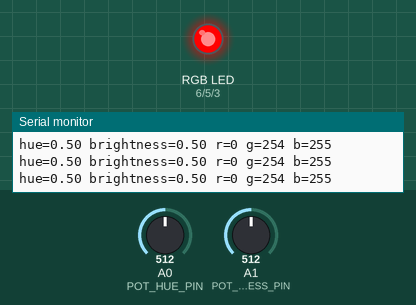
Simulated run of this sketch. Board: Arduino Uno, built with avr-gcc and run on an emulated ATmega328P. On the bench: an RGB LED mixed from three pins (HIGH = lit), the last lines printed to the serial monitor. Inputs (shaded band) come from the test bench; at power-on: A0 (POT_HUE_PIN) = 512, A1 (POT_BRIGHTNESS_PIN) = 512.

Above: at 1.2 s.
1.3 s: A0 (POT_HUE_PIN) set to 604
At 2.0 s:
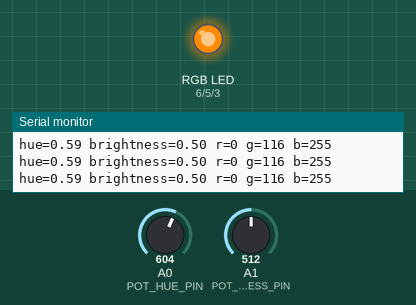
2.8 s: A0 (POT_HUE_PIN) set to 623
At 3.8 s:
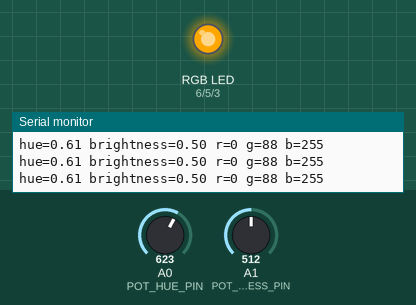
5.8 s: A1 (POT_BRIGHTNESS_PIN) set to 544
At 6.8 s:
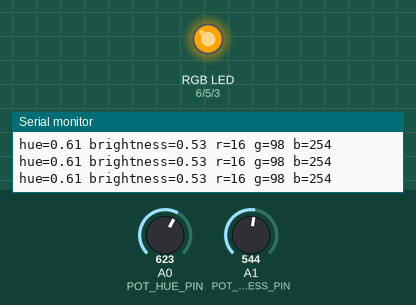
7.3 s: A1 (POT_BRIGHTNESS_PIN) set to 306
At 7.7 s:
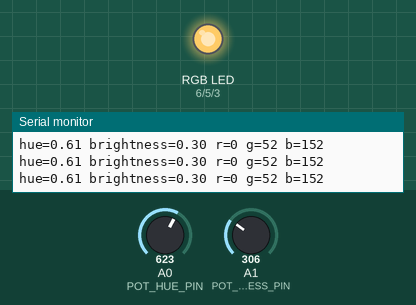
8.8 s: A0 (POT_HUE_PIN) set to 580
At 9.8 s:
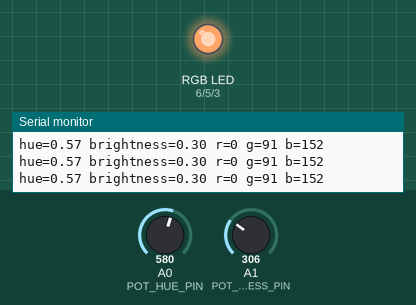
10.3 s: A0 (POT_HUE_PIN) set to 563
At 10.7 s:
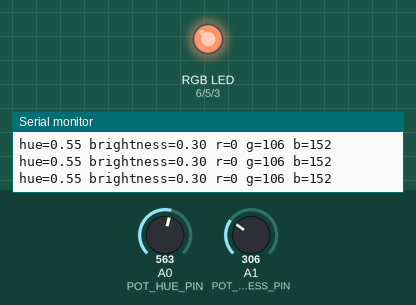
Timing chart, 0 to 13.3 s (numbered marks = the images above; inputs shaded):
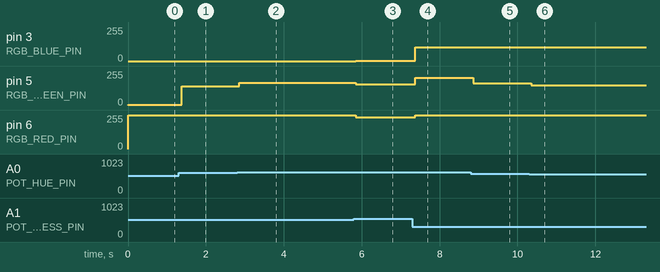

The sketch:

TrimpotRGBColorAndBrightness.ino
```cpp
/*
 * This example reads in potentiometers from A0 and A1 to set the color and brightness
 * of an RGB LED. See also FadeHSL for another example using the HSL color space.
 *
 * Uses an RGB to HSL and HSL to RGB conversion library from here:
 *   https://github.com/ratkins/RGBConverter
 *
 * By Jon Froehlich
 * @jonfroehlich
 * http://makeabilitylab.io
 *
 * Adapted from https://learn.adafruit.com/adafruit-arduino-lesson-3-rgb-leds?view=all
 */

#include "src/RGBConverter/RGBConverter.h"
//#include "RGBConverter.h"

// Change this to false if you are working with a common cathode RGB LED
// We purchased Common Anode RGB LEDs for class: https://www.adafruit.com/product/159
const boolean COMMON_ANODE = true;

const int RGB_RED_PIN = 6;
const int RGB_GREEN_PIN  = 5;
const int RGB_BLUE_PIN  = 3;
const int POT_HUE_PIN = A0;
const int POT_BRIGHTNESS_PIN = A1;
const int INTERVAL = 10; // interval in ms between incrementing hues

RGBConverter _rgbConverter;

void setup() {
  // Set the RGB pins to output
  pinMode(RGB_RED_PIN, OUTPUT);
  pinMode(RGB_GREEN_PIN, OUTPUT);
  pinMode(RGB_BLUE_PIN, OUTPUT);

  // Turn on Serial so we can verify expected colors via Serial Monitor
  Serial.begin(9600);
}

void loop() {

  // read the potentiometers
  int potHueVal = analogRead(POT_HUE_PIN);
  int potBrightnessVal = analogRead(POT_BRIGHTNESS_PIN);

  // convert potentiometer value to a fraction between 0 and 1 where
  // 1 is brightest (1023 is the maximum analog input value).
  float hue = potHueVal / 1023.0;
  float brightness = potBrightnessVal / 1023.0;

  byte rgb[3];
  _rgbConverter.hslToRgb(hue,1.0,brightness,rgb);

  Serial.print("hue=");
  Serial.print(hue);
  Serial.print(" brightness=");
  Serial.print(brightness);
  Serial.print(" r=");
  Serial.print(rgb[0]);
  Serial.print(" g=");
  Serial.print(rgb[1]);
  Serial.print(" b=");
  Serial.println(rgb[2]);

  setColor(rgb[0], rgb[1], rgb[2]);

  delay(INTERVAL);
}

/**
 * setColor takes in values between 0 - 255 for the amount of red, green, and blue, respectively
 * where 255 is the maximum amount of that color and 0 is none of that color. You can illuminate
 * all colors by intermixing different combinations of red, green, and blue.
 *
 * This function is based on https://gist.github.com/jamesotron/766994
 *
 */
void setColor(int red, int green, int blue)
{
  // If a common anode LED, invert values
  if(COMMON_ANODE == true){
    red = 255 - red;
    green = 255 - green;
    blue = 255 - blue;
  }
  analogWrite(RGB_RED_PIN, red);
  analogWrite(RGB_GREEN_PIN, green);
  analogWrite(RGB_BLUE_PIN, blue);
}
```

RGBConverter.cpp
```cpp
/*
 * RGBConverter.h - Arduino library for converting between RGB, HSV and HSL
 *
 * Ported from the Javascript at http://mjijackson.com/2008/02/rgb-to-hsl-and-rgb-to-hsv-color-model-conversion-algorithms-in-javascript
 * The hard work was Michael's, all the bugs are mine.
 *
 * Robert Atkins, December 2010 (ratkins_at_fastmail_dot_fm).
 *
 * https://github.com/ratkins/RGBConverter
 *
 */
#include "RGBConverter.h"

/**
 * Converts an RGB color value to HSL. Conversion formula
 * adapted from http://en.wikipedia.org/wiki/HSL_color_space.
 * Assumes r, g, and b are contained in the set [0, 255] and
 * returns h, s, and l in the set [0, 1].
 *
 * @param   Number  r       The red color value
 * @param   Number  g       The green color value
 * @param   Number  b       The blue color value
 * @return  Array           The HSL representation
 */
void RGBConverter::rgbToHsl(byte r, byte g, byte b, double hsl[]) {
    double rd = (double) r/255;
    double gd = (double) g/255;
    double bd = (double) b/255;
    double max = threeway_max(rd, gd, bd);
    double min = threeway_min(rd, gd, bd);
    double h, s, l = (max + min) / 2;

    if (max == min) {
        h = s = 0; // achromatic
    } else {
        double d = max - min;
        s = l > 0.5 ? d / (2 - max - min) : d / (max + min);
        if (max == rd) {
            h = (gd - bd) / d + (gd < bd ? 6 : 0);
        } else if (max == gd) {
            h = (bd - rd) / d + 2;
        } else if (max == bd) {
            h = (rd - gd) / d + 4;
        }
        h /= 6;
    }
    hsl[0] = h;
    hsl[1] = s;
    hsl[2] = l;
}

/**
 * Converts an HSL color value to RGB. Conversion formula
 * adapted from http://en.wikipedia.org/wiki/HSL_color_space.
 * Assumes h, s, and l are contained in the set [0, 1] and
 * returns r, g, and b in the set [0, 255].
 *
 * @param   Number  h       The hue
 * @param   Number  s       The saturation
 * @param   Number  l       The lightness
 * @return  Array           The RGB representation
 */
void RGBConverter::hslToRgb(double h, double s, double l, byte rgb[]) {
    double r, g, b;

    if (s == 0) {
        r = g = b = l; // achromatic
    } else {
        double q = l < 0.5 ? l * (1 + s) : l + s - l * s;
        double p = 2 * l - q;
        r = RGBConverter::hue2rgb(p, q, h + 1/3.0);
        g = RGBConverter::hue2rgb(p, q, h);
        b = RGBConverter::hue2rgb(p, q, h - 1/3.0);
    }

    rgb[0] = r * 255;
    rgb[1] = g * 255;
    rgb[2] = b * 255;
}

/**
 * Converts an RGB color value to HSV. Conversion formula
 * adapted from http://en.wikipedia.org/wiki/HSV_color_space.
 * Assumes r, g, and b are contained in the set [0, 255] and
 * returns h, s, and v in the set [0, 1].
 *
 * @param   Number  r       The red color value
 * @param   Number  g       The green color value
 * @param   Number  b       The blue color value
 * @return  Array           The HSV representation
 */
void RGBConverter::rgbToHsv(byte r, byte g, byte b, double hsv[]) {
    double rd = (double) r/255;
    double gd = (double) g/255;
    double bd = (double) b/255;
    double max = threeway_max(rd, gd, bd), min = threeway_min(rd, gd, bd);
    double h, s, v = max;

    double d = max - min;
    s = max == 0 ? 0 : d / max;

    if (max == min) {
        h = 0; // achromatic
    } else {
        if (max == rd) {
            h = (gd - bd) / d + (gd < bd ? 6 : 0);
        } else if (max == gd) {
            h = (bd - rd) / d + 2;
        } else if (max == bd) {
            h = (rd - gd) / d + 4;
        }
        h /= 6;
    }

    hsv[0] = h;
    hsv[1] = s;
    hsv[2] = v;
}

/**
 * Converts an HSV color value to RGB. Conversion formula
 * adapted from http://en.wikipedia.org/wiki/HSV_color_space.
 * Assumes h, s, and v are contained in the set [0, 1] and
 * returns r, g, and b in the set [0, 255].
 *
 * @param   Number  h       The hue
 * @param   Number  s       The saturation
 * @param   Number  v       The value
 * @return  Array           The RGB representation
 */
void RGBConverter::hsvToRgb(double h, double s, double v, byte rgb[]) {
    double r, g, b;

    int i = int(h * 6);
    double f = h * 6 - i;
    double p = v * (1 - s);
    double q = v * (1 - f * s);
    double t = v * (1 - (1 - f) * s);

    switch(i % 6){
        case 0: r = v, g = t, b = p; break;
        case 1: r = q, g = v, b = p; break;
        case 2: r = p, g = v, b = t; break;
        case 3: r = p, g = q, b = v; break;
        case 4: r = t, g = p, b = v; break;
        case 5: r = v, g = p, b = q; break;
    }

    rgb[0] = r * 255;
    rgb[1] = g * 255;
    rgb[2] = b * 255;
}

double RGBConverter::threeway_max(double a, double b, double c) {
    return max(a, max(b, c));
}

double RGBConverter::threeway_min(double a, double b, double c) {
    return min(a, min(b, c));
}

double RGBConverter::hue2rgb(double p, double q, double t) {
    if(t < 0) t += 1;
    if(t > 1) t -= 1;
    if(t < 1/6.0) return p + (q - p) * 6 * t;
    if(t < 1/2.0) return q;
    if(t < 2/3.0) return p + (q - p) * (2/3.0 - t) * 6;
    return p;
}
```

RGBConverter.h
```cpp
/*
 * RGBConverter.h - Arduino library for converting between RGB, HSV and HSL
 *
 * Ported from the Javascript at http://mjijackson.com/2008/02/rgb-to-hsl-and-rgb-to-hsv-color-model-conversion-algorithms-in-javascript
 * The hard work was Michael's, all the bugs are mine.
 *
 * Robert Atkins, December 2010 (ratkins_at_fastmail_dot_fm).
 *
 * https://github.com/ratkins/RGBConverter
 *
 */
#ifndef RGBConverter_h
#define RGBConverter_h

#if (ARDUINO >= 100)
 #include <Arduino.h>
#else
 #include <Arduino.h>
#endif

class RGBConverter {

public:
    /**
     * Converts an RGB color value to HSL. Conversion formula
     * adapted from http://en.wikipedia.org/wiki/HSL_color_space.
     * Assumes r, g, and b are contained in the set [0, 255] and
     * returns h, s, and l in the set [0, 1].
     *
     * @param   byte    r       The red color value
     * @param   byte    g       The green color value
     * @param   byte    b       The blue color value
     * @param   double  hsl[]   The HSL representation
     */
    void rgbToHsl(byte r, byte g, byte b, double hsl[]);

    /**
     * Converts an HSL color value to RGB. Conversion formula
     * adapted from http://en.wikipedia.org/wiki/HSL_color_space.
     * Assumes h, s, and l are contained in the set [0, 1] and
     * returns r, g, and b in the set [0, 255].
     *
     * @param   double  h       The hue
     * @param   double  s       The saturation
     * @param   double  l       The lightness
     * @return  byte    rgb[]   The RGB representation
     */
    void hslToRgb(double h, double s, double l, byte rgb[]);

    /**
     * Converts an RGB color value to HSV. Conversion formula
     * adapted from http://en.wikipedia.org/wiki/HSV_color_space.
     * Assumes r, g, and b are contained in the set [0, 255] and
     * returns h, s, and v in the set [0, 1].
     *
     * @param   byte  r       The red color value
     * @param   byte  g       The green color value
     * @param   byte  b       The blue color value
     * @return  double hsv[]  The HSV representation
     */
    void rgbToHsv(byte r, byte g, byte b, double hsv[]);

    /**
     * Converts an HSV color value to RGB. Conversion formula
     * adapted from http://en.wikipedia.org/wiki/HSV_color_space.
     * Assumes h, s, and v are contained in the set [0, 1] and
     * returns r, g, and b in the set [0, 255].
     *
     * @param   double  h       The hue
     * @param   double  s       The saturation
     * @param   double  v       The value
     * @return  byte    rgb[]   The RGB representation
     */
    void hsvToRgb(double h, double s, double v, byte rgb[]);

private:
    double threeway_max(double a, double b, double c);
    double threeway_min(double a, double b, double c);
    double hue2rgb(double p, double q, double t);
};

#endif
```

Measured:
- after the input at 1.3 s, pin 5 (RGB_GREEN_PIN): 1/255 → 139/255 after 0.07 s
- after the input at 2.8 s, pin 5 (RGB_GREEN_PIN): 139/255 → 167/255 after 0.06 s
- after the input at 5.8 s, pin 3 (RGB_BLUE_PIN): 0/255 → 1/255 at once; pin 5 (RGB_GREEN_PIN): 167/255 → 157/255 at once; pin 6 (RGB_RED_PIN): 255/255 → 239/255 at once
- after the input at 7.3 s, pin 3 (RGB_BLUE_PIN): 1/255 → 103/255 after 0.07 s; pin 5 (RGB_GREEN_PIN): 157/255 → 203/255 after 0.07 s; pin 6 (RGB_RED_PIN): 239/255 → 255/255 after 0.07 s
- after the input at 8.8 s, pin 5 (RGB_GREEN_PIN): 203/255 → 164/255 after 0.06 s
- after the input at 10.3 s, pin 5 (RGB_GREEN_PIN): 164/255 → 149/255 after 0.06 s
